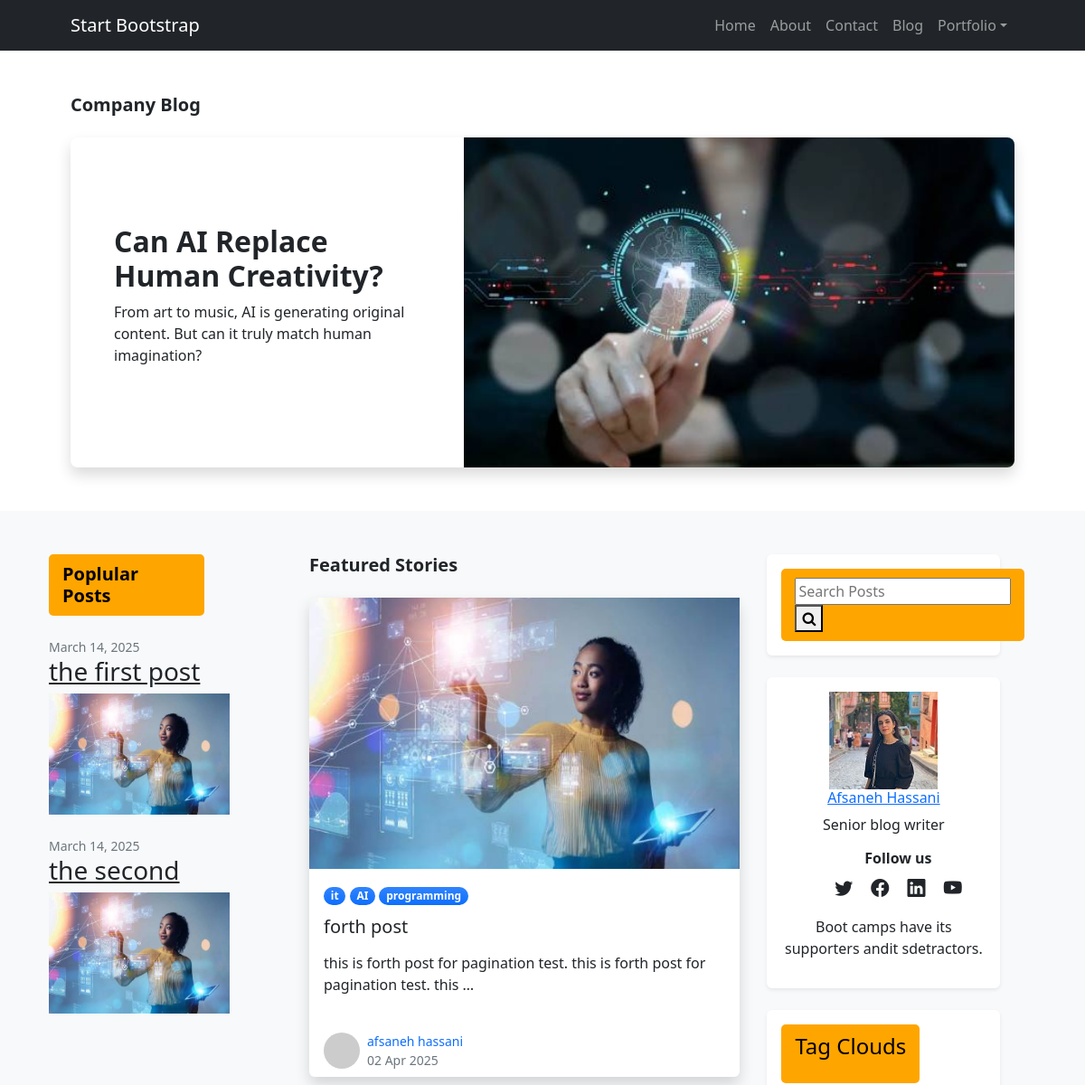
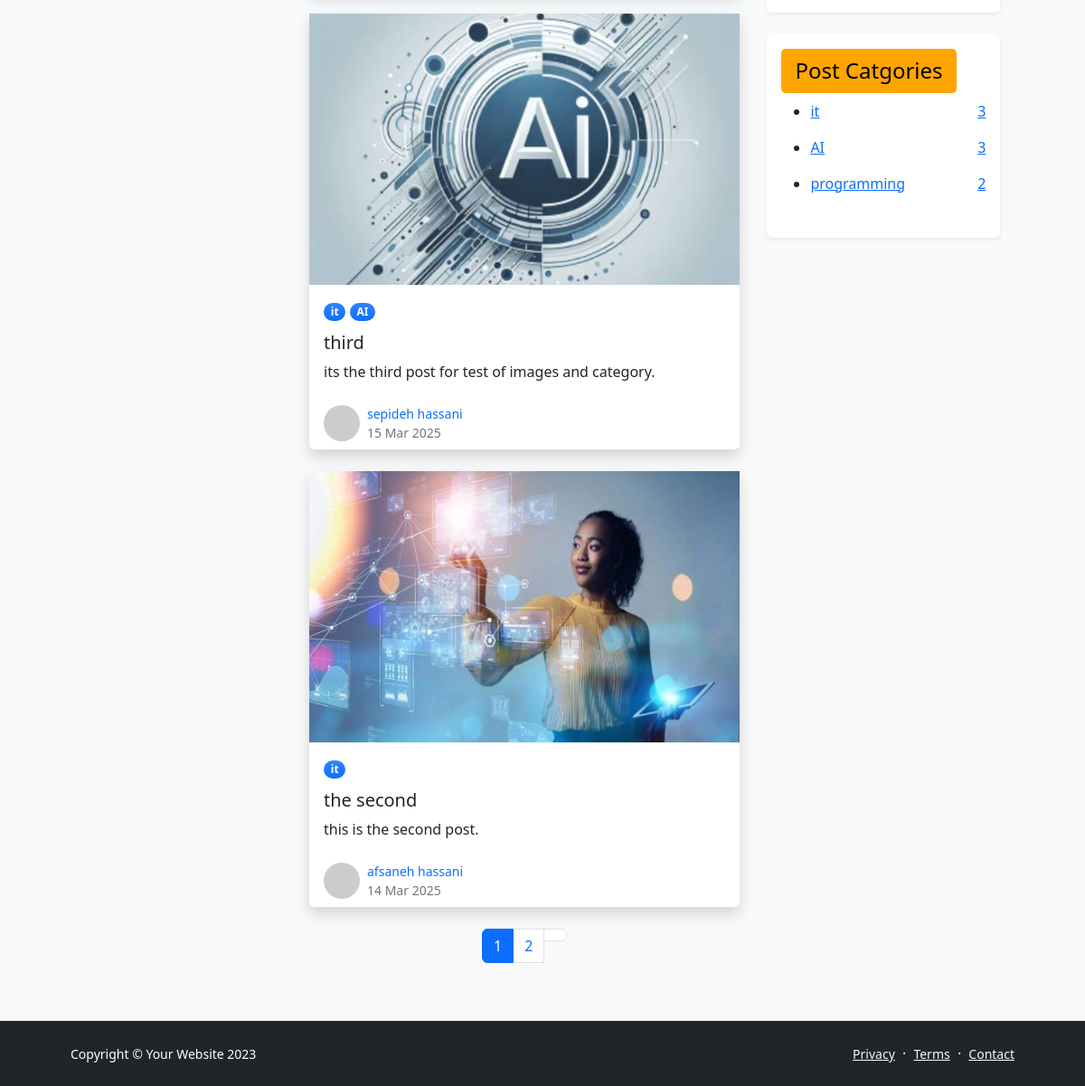
Screenshot of /blog/ with the database file from the repository (2 pictures, top to bottom).
### blog/models.py (models this page shows, shortened)
class Post(models.Model):
    image=models.ImageField(upload_to='blog/',default='blog/default.jpg')
    author=models.ForeignKey(User,on_delete=models.SET_NULL,null=True)
    title=models.CharField(max_length=255)
    content=models.TextField()
    tags=TaggableManager()
    category=models.ManyToManyField(Category)
    counted_view=models.IntegerField(default=0)
    status=models.BooleanField(default=False)
    login_requires=models.BooleanField(default=False)
    published_date=models.DateTimeField(null=True)
    created_date=models.DateTimeField(auto_now_add=True)
    updated_date=models.DateTimeField(auto_now=True)
    class Meta:
        ordering=['-created_date']

class Category(models.Model):
    name=models.CharField(max_length=255)
    def __str__(self):
        return self.name

### blog/views.py (the view)
# urls.py: path('', blog_view, name='index'),
def blog_view(request,**kwargs):
    posts=Post.objects.filter(published_date__lte=timezone.now(),status=1)
    if kwargs.get('cat_name')!=None:
        posts=posts.filter(category__name=kwargs['cat_name'])
    if kwargs.get('author_username')!=None:
        posts=posts.filter(author__username=kwargs['author_username'])
    if kwargs.get('tag_name')!=None:
        posts=posts.filter(tags__name__in=[kwargs['tag_name']])
    posts=Paginator(posts,3)
    try:
        page_number=request.GET.get('page')
        posts=posts.get_page(page_number)
    except PageNotAnInteger:
        posts=posts.get_page(1)
    except EmptyPage:
        posts=posts.get_page(1)
    context={'posts': posts}
    return render(request,'blog/blog-home.html',context)

### blog/templatetags/blog-tags.py (called while the page is built)
@register.inclusion_tag('blog/blog-popularpost.html')
def latestposts():
    posts=Post.objects.filter(status=1).order_by('published_date')[:2]
    return {'posts':posts}

@register.inclusion_tag('blog/blog-post-categories.html')
def postcategories():
    posts=Post.objects.filter(status=1)
    categories=Category.objects.all()
    cat_dict={}
    for name in categories:
        cat_dict[name]=posts.filter(category=name).count()
    return {'categories':cat_dict}

### templates/blog/blog-home.html (shortened to what this page needs)
{% load static %}
{% load compress %}
{% load blog-tags %}
<!DOCTYPE html>
<html lang="en">
<head>
    <link href="https://cdn.jsdelivr.net/npm/bootstrap-icons@1.5.0/font/bootstrap-icons.css" rel="stylesheet" />
    <link href="https://cdnjs.cloudflare.com/ajax/libs/font-awesome/5.15.4/css/all.min.css" rel="stylesheet" />
    <link rel="stylesheet" href="https://cdn.linearicons.com/free/1.0.0/icon-font.min.css">
     {% compress css%}
    <link href="{% static 'css/styles.css' %}" rel="stylesheet" />
    {%endcompress%}
</head>
<body class="d-flex flex-column">
    <main class="flex-shrink-0">
        <nav class="navbar navbar-expand-lg navbar-dark bg-dark">
            <div class="container px-5">
                <a class="navbar-brand" href="index.html">Start Bootstrap</a>
                <div class="collapse navbar-collapse" id="navbarSupportedContent">
                    <ul class="navbar-nav ms-auto mb-2 mb-lg-0">
                        <li class="nav-item"><a class="nav-link" href="{% url 'website:index' %}">Home</a></li>
                        <li class="nav-item"><a class="nav-link" href="{% url 'website:about' %}">About</a></li>
                        <li class="nav-item"><a class="nav-link" href="{% url 'website:contact' %}">Contact</a></li>
                        <li class="nav-item"><a class="nav-link" href="{% url 'blog:index' %}">Blog</a></li>
                        <li class="nav-item dropdown">
                            <a class="nav-link dropdown-toggle" id="navbarDropdownPortfolio" href="#" role="button" data-bs-toggle="dropdown" aria-expanded="false">Portfolio</a>
                        </li>
                    </ul>
                </div>
            </div>
        </nav>
        <section class="py-5">
            <div class="container px-5">
                <h1 class="fw-bolder fs-5 mb-4">Company Blog</h1>
                <div class="card border-0 shadow rounded-3 overflow-hidden">
                    <div class="card-body p-0">
                        <div class="row gx-0">
                            <div class="col-lg-6 col-xl-5 py-lg-5">
                                <div class="p-4 p-md-5">
                                    <div class="h2 fw-bolder">Can AI Replace Human Creativity?</div>
                                    <p>From art to music, AI is generating original content. But can it truly match human imagination? </p>
                                </div>
                            </div>
                            <div class="col-lg-6 col-xl-7"><div class="bg-featured-blog" style="background-image: url({% static 'img/blog-img.jpg' %})"></div></div>
                        </div>
                    </div>
                </div>
            </div>
        </section>
        <section class="py-5 bg-light">
            <div class="container px-4">
                <div class="main-content-wrapper">
                    <div class="left-column">
                        {% latestposts %}
                    </div>
                    <div class="middle-column">
                        <h2 class="fw-bolder fs-5 mb-4">Featured Stories</h2>
                        <div class="row">
                            {% for post in posts|slice:":4" %}
                            <div class="col-12 mb-4">
                                <div class="card card-post h-100 shadow border-0">
                                    <img class="img-fluid post-img" src="{{post.image.url}}" alt="{{post.title}}" />
                                    <div class="card-body">
                                        <div class="mb-2">
                                            {% for cat in post.category.all %}
                                            <span class="badge bg-primary bg-gradient rounded-pill mb-1">{{cat.name}}</span>
                                            {% endfor %}
                                        </div>
                                        <h5 class="card-title">
                                            <a class="text-decoration-none text-dark" href="{% url 'blog:single' pid=post.id %}">{{post.title}}</a>
                                        </h5>
                                        <p class="card-text">{{post.content|truncatewords:15|safe}}</p>
                                    </div>
                                    <div class="card-footer bg-transparent border-top-0">
                                        <div class="d-flex align-items-center">
                                            <img class="rounded-circle me-2" src="https://dummyimage.com/40x40/ced4da/6c757d" width="40" alt="{{post.author.get_full_name}}" />
                                            <div>
                                                <p class="mb-0 small">
                                                    <a class="text-decoration-none" href="{% url 'blog:author' author_username=post.author.username %}">
                                                        {{post.author.get_full_name}}
                                                    </a>
                                                </p>
                                                <p class="text-muted small mb-0">{{post.published_date|date:'d M Y'}}</p>
                                            </div>
                                        </div>
                                    </div>
                                </div>
                            </div>
                            {% endfor %}
                            <nav class="blog-pagination justify-content-center d-flex">
                                <ul class="pagination">
                                  {% for i in posts.paginator.page_range %}
                                  {%if posts.number == i %}
                                  <li class="page-item active">
                                    <a href="?page={{i}}" class="page-link">{{i}}</a></li>
                                  {% else %}
                                    <li class="page-item ">
                                      <a href="?page={{i}}" class="page-link">{{i}}</a></li>
                                  {% endif%}
                                  {% endfor %}
                                  {%if posts.has_next %}
                                  <li class="page-item">
                                    <a href="?page={{posts.next_page_number}}" class="page-link" aria-label="next"></a>
                                  </li>
                                  {% endif %}
                                </ul>
                              </nav>
                        </div>
                    </div>
                    <div class="right-column">
                        <div class="sticky-top" style="top: 20px;">
                            <div class="card border-0 shadow-sm mb-4">
                                <div class="card-body">
                                    {% include 'blog/blog-search.html' %}
                                </div>
                            </div>
                            <div class="card border-0 shadow-sm mb-4">
                                <div class="card-body">
                                    {% include "blog/blog-writer.html" %}
                                </div>
                            </div>
                            <div class="card border-0 shadow-sm mb-4">
                                <div class="card-body">
                                    {% include 'blog/blog-tags.html'%}
                                </div>
                            </div>
                            <div class="card border-0 shadow-sm">
                                <div class="card-body">
                                    {% postcategories %}
                                </div>
                            </div>
                        </div>
                    </div>
                </div>
            </div>
        </section>
    </main>
    <footer class="bg-dark py-4 mt-auto">
        <div class="container px-5">
            <div class="row align-items-center justify-content-between flex-column flex-sm-row">
                <div class="col-auto"><div class="small m-0 text-white">Copyright &copy; Your Website 2023</div></div>
                <div class="col-auto">
                    <a class="link-light small" href="#!">Privacy</a>
                    <span class="text-white mx-1">&middot;</span>
                    <a class="link-light small" href="#!">Terms</a>
                    <span class="text-white mx-1">&middot;</span>
                    <a class="link-light small" href="#!">Contact</a>
                </div>
            </div>
        </div>
    </footer>
</body>
</html>

### templates/blog/blog-popularpost.html
{% load static %}
{% load humanize%}
<div class="col-xl-8">
    <h2 class="fw-bolder fs-5 mb-4 orange-box">Poplular Posts</h2>
     {%for post in posts%}
    <div class="mb-4">
        <div class="small text-muted">{{post.published_date|naturalday}}</div>
        <a class="link-dark" href="{% url 'blog:single' pid=post.id %}"><h3>{{post.title}}</h3></a>
<div class="small-image-container">
    <img src="{{post.image.url}}" class="img-fluid small-image" alt="تصویر کوچک">
</div>
    </div>
   {% endfor %}
</div>

### templates/blog/blog-search.html
{% load static %}
<link rel="stylesheet" href="{% static 'css/font-awesome.min.css' %}">
<div class="single-sidebar-widget search-widget orange-box">
  <form class="search-form" action="{% url 'blog:search' %}" method='get'>
    <input placeholder="Search Posts" name="s" type="text"
           onfocus="this.placeholder = ''"
           onblur="this.placeholder = 'Search Posts'" />
    <button type="submit" class="search-button">
      <i class="fa fa-search"></i>
    </button>
  </form>
</div>

### templates/blog/blog-writer.html
{% load static %}
<div class="single-sidebar-widget user-info-widget d-flex flex-column align-items-center justify-content-center text-center">
    <img src="{% static 'img/blog/user-info.jpg' %}" alt="" />
    <a href="#"><h6>Afsaneh Hassani</h6></a>
    <p>Senior blog writer</p>
    <ul class="social-links">
        <div class="h6 fw-bolder">Follow us</div>
        <a class="fs-5 px-2 link-dark" href="#!"><i class="bi-twitter"></i></a>
        <a class="fs-5 px-2 link-dark" href="#!"><i class="bi-facebook"></i></a>
        <a class="fs-5 px-2 link-dark" href="#!"><i class="bi-linkedin"></i></a>
        <a class="fs-5 px-2 link-dark" href="#!"><i class="bi-youtube"></i></a>
    </ul>
    <p>Boot camps have its supporters andit sdetractors.</p>
</div>

### templates/blog/blog-tags.html (shortened to what this page needs)
{% load static %}
<div class="single-sidebar-widget tag-cloud-widget orange-box">
    <h4 class="tagcloud-title">Tag Clouds</h4>
  </div>

### templates/blog/blog-post-categories.html
{%load static  %}
<div class="single-sidebar-widget post-category-widget">
    <h4 class="category-title orange-box">Post Catgories</h4>
    <ul class="cat-list">
      {%for name,count in categories.items %}
      <li>
        <a href="{% url 'blog:category' cat_name=name%}" class="d-flex justify-content-between">
          <p class='me-5'>{{name}}</p>
          <p>{{count}}</p>
        </a>
      </li>
      {%endfor %}
    </ul>
  </div>

### templates/blog/blog-home.html (style rules this page uses)
.main-content-wrapper { display: flex; flex-wrap: wrap; gap:30px; }
.left-column { flex: 0 0 calc(25% - 15px); max-width: calc(25% - 15px); }
.right-column { flex: 0 0 calc(25% - 15px); max-width: calc(25% - 15px); }
.middle-column { flex: 0 0 calc(50% - 15px); max-width: calc(45% - 15px); }
.card-post { transition: all 0.3s ease; height: 100%; }
.post-img { height: 300px; object-fit: cover; }

### rows the page displays
Post: published_date "March 14, 2025", title "the first post", image (placeholder picture)
Post: published_date "March 14, 2025", title "the second", image (placeholder picture), content "this is the second post.", author.get_full_name "afsaneh hassani", published_date "14 Mar 2025"
Post: image (placeholder picture), title "forth post", content "this is forth post for pagination test. this is forth post for pagination test. this …", author.get_full_name "afsaneh hassani", published_date "02 Apr 2025"
Category: name "it", count "3"
Category: name "AI", count "3"
Category: name "programming", count "2"
Post: image (picture), title "third", content "its the third post for test of images and category.", author.get_full_name "sepideh hassani", published_date "15 Mar 2025"

### other values shown
{{ i }} "1"
{{ i }} "2"
